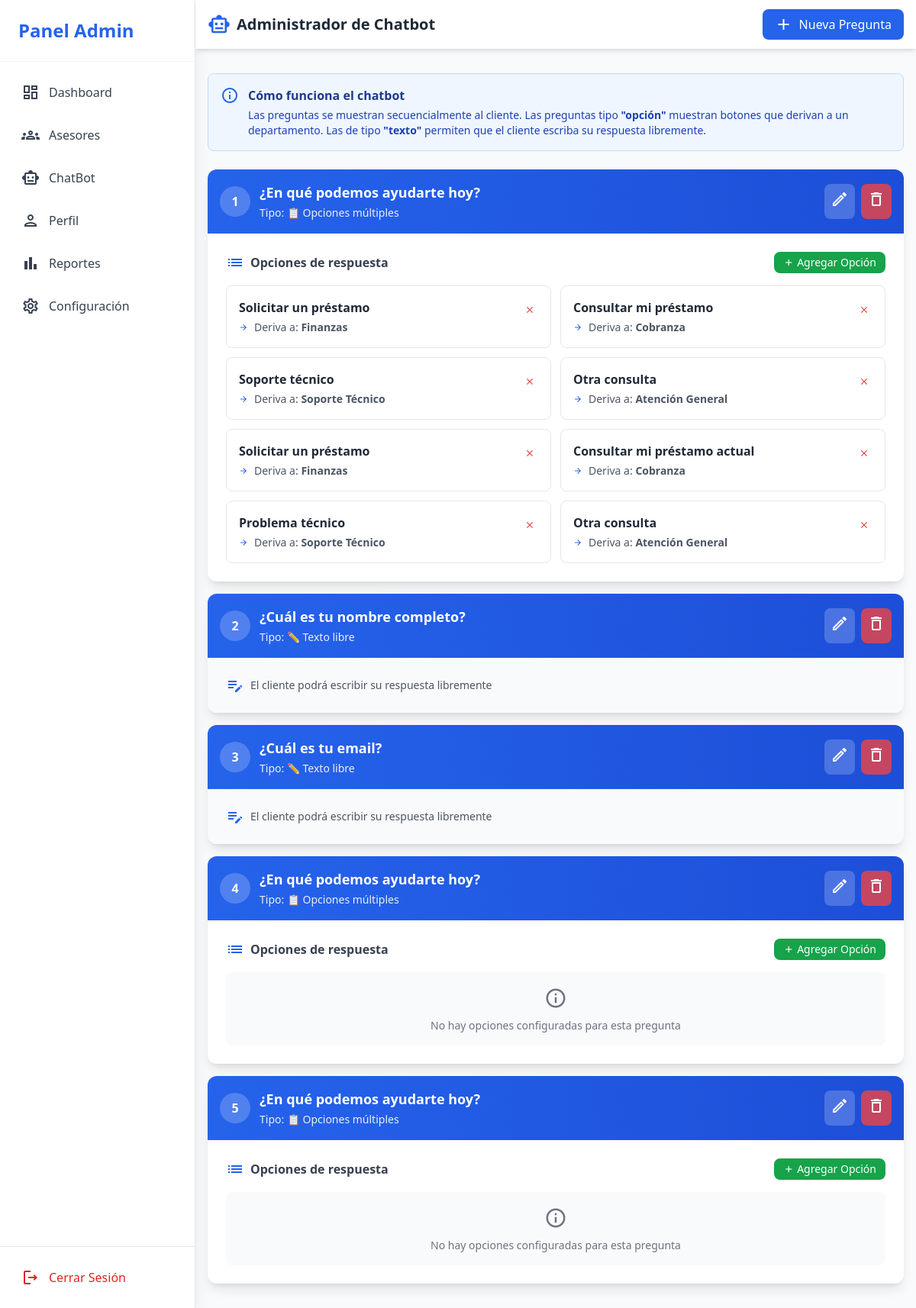
The app's page /chatbot.php with its own data.
### tables this page shows
CREATE TABLE `chatbot_flujo` (
  `id` int(11) NOT NULL,
  `pregunta` text NOT NULL,
  `tipo` enum('opcion','texto') DEFAULT 'opcion'
);

CREATE TABLE `chatbot_opciones` (
  `id` int(11) NOT NULL,
  `flujo_id` int(11) NOT NULL,
  `texto` varchar(255) NOT NULL,
  `departamento_id` int(11) NOT NULL
);

CREATE TABLE `departamentos` (
  `id` int(11) NOT NULL,
  `nombre` varchar(100) NOT NULL
);

### chatbot.php (the view, shortened to what this page needs)
<?php
require_once 'backend/connection.php';
$stmt = $pdo->query("SELECT * FROM chatbot_flujo ORDER BY id ASC");
$preguntas = $stmt->fetchAll(PDO::FETCH_ASSOC);
foreach ($preguntas as &$pregunta) {
    $stmt = $pdo->prepare("
        SELECT co.*, d.nombre as departamento_nombre
        FROM chatbot_opciones co
        LEFT JOIN departamentos d ON co.departamento_id = d.id
        WHERE co.flujo_id = ?
        ORDER BY co.id
    ");
    $stmt->execute([$pregunta['id']]);
    $pregunta['opciones'] = $stmt->fetchAll(PDO::FETCH_ASSOC);
}
?>
<!DOCTYPE html>
<html lang="es">
<head>
    <script src="https://cdn.tailwindcss.com"></script>
</head>
<body class="bg-gray-50">
    <?php include 'sidebar.php'; ?>
    <div class="ml-64">
        <nav class="bg-white shadow-md sticky top-0 z-40">
            <div class="max-w-7xl mx-auto px-4 py-3 flex justify-between items-center">
                <div class="flex items-center gap-2">
                    <span class="material-icons-outlined text-blue-600 text-3xl">smart_toy</span>
                    <span class="text-xl font-bold text-gray-800">Administrador de Chatbot</span>
                </div>
                <button onclick="openModal('createQuestionModal')" class="px-4 py-2 bg-blue-600 text-white rounded-lg hover:bg-blue-700 transition flex items-center gap-2">
                    <span class="material-icons-outlined">add</span>
                    Nueva Pregunta
                </button>
            </div>
        </nav>
        <div class="max-w-7xl mx-auto px-4 py-8">
            <div class="bg-blue-50 border border-blue-200 rounded-lg p-4 mb-6">
                <div class="flex items-start gap-3">
                    <span class="material-icons-outlined text-blue-600">info</span>
                    <div>
                        <h3 class="font-semibold text-blue-900 mb-1">Cómo funciona el chatbot</h3>
                        <p class="text-sm text-blue-800">
                            Las preguntas se muestran secuencialmente al cliente. Las preguntas tipo <strong>"opción"</strong>
                            muestran botones que derivan a un departamento. Las de tipo <strong>"texto"</strong> permiten
                            que el cliente escriba su respuesta libremente.
                        </p>
                    </div>
                </div>
            </div>
            <div class="space-y-4" id="questions-list">
                <?php if (empty($preguntas)): ?>
                <div class="bg-white rounded-xl shadow-lg p-12 text-center">
                    <span class="material-icons-outlined text-gray-400 text-6xl mb-4">quiz</span>
                    <h3 class="text-xl font-semibold text-gray-600 mb-2">No hay preguntas configuradas</h3>
                    <p class="text-gray-500 mb-6">Crea la primera pregunta para comenzar a configurar tu chatbot</p>
                    <button onclick="openModal('createQuestionModal')" class="px-6 py-3 bg-blue-600 text-white rounded-lg hover:bg-blue-700 transition">
                        Crear Primera Pregunta
                    </button>
                </div>
                <?php else: ?>
                    <?php foreach ($preguntas as $index => $pregunta): ?>
                    <div class="bg-white rounded-xl shadow-lg overflow-hidden" data-id="<?php echo $pregunta['id']; ?>">
                        <div class="bg-gradient-to-r from-blue-600 to-blue-700 p-4 flex justify-between items-center">
                            <div class="flex items-center gap-3 text-white">
                                <span class="bg-white bg-opacity-20 rounded-full w-10 h-10 flex items-center justify-center font-bold">
                                    <?php echo $index + 1; ?>
                                </span>
                                <div>
                                    <h3 class="font-semibold text-lg"><?php echo htmlspecialchars($pregunta['pregunta']); ?></h3>
                                    <span class="text-sm opacity-90">
                                        Tipo: <?php echo $pregunta['tipo'] === 'opcion' ? '📋 Opciones múltiples' : '✏️ Texto libre'; ?>
                                    </span>
                                </div>
                            </div>
                            <div class="flex gap-2">
                                <button onclick='editQuestion(<?php echo json_encode($pregunta); ?>)'
                                        class="bg-white bg-opacity-20 hover:bg-opacity-30 text-white p-2 rounded-lg transition">
                                    <span class="material-icons-outlined">edit</span>
                                </button>
                                <button onclick="deleteQuestion(<?php echo $pregunta['id']; ?>)"
                                        class="bg-red-500 bg-opacity-80 hover:bg-opacity-100 text-white p-2 rounded-lg transition">
                                    <span class="material-icons-outlined">delete</span>
                                </button>
                            </div>
                        </div>
                        <?php if ($pregunta['tipo'] === 'opcion'): ?>
                        <div class="p-6">
                            <div class="flex justify-between items-center mb-4">
                                <h4 class="font-semibold text-gray-700 flex items-center gap-2">
                                    <span class="material-icons-outlined text-blue-600">list</span>
                                    Opciones de respuesta
                                </h4>
                                <button onclick="openOptionModal(<?php echo $pregunta['id']; ?>)"
                                        class="px-3 py-1 bg-green-600 text-white text-sm rounded-lg hover:bg-green-700 transition flex items-center gap-1">
                                    <span class="material-icons-outlined text-sm">add</span>
                                    Agregar Opción
                                </button>
                            </div>
                            <?php if (empty($pregunta['opciones'])): ?>
                            <div class="bg-gray-50 rounded-lg p-4 text-center text-gray-500">
                                <span class="material-icons-outlined text-3xl mb-2">info</span>
                                <p class="text-sm">No hay opciones configuradas para esta pregunta</p>
                            </div>
                            <?php else: ?>
                            <div class="grid grid-cols-1 md:grid-cols-2 gap-3">
                                <?php foreach ($pregunta['opciones'] as $opcion): ?>
                                <div class="border border-gray-200 rounded-lg p-4 hover:shadow-md transition">
                                    <div class="flex justify-between items-start">
                                        <div class="flex-1">
                                            <p class="font-semibold text-gray-800 mb-1"><?php echo htmlspecialchars($opcion['texto']); ?></p>
                                            <div class="flex items-center gap-2 text-sm">
                                                <span class="material-icons-outlined text-xs text-blue-600">arrow_forward</span>
                                                <span class="text-gray-600">Deriva a: <strong><?php echo htmlspecialchars($opcion['departamento_nombre']); ?></strong></span>
                                            </div>
                                        </div>
                                        <button onclick="deleteOption(<?php echo $opcion['id']; ?>)"
                                                class="text-red-500 hover:bg-red-50 p-1 rounded transition">
                                            <span class="material-icons-outlined text-sm">close</span>
                                        </button>
                                    </div>
                                </div>
                                <?php endforeach; ?>
                            </div>
                            <?php endif; ?>
                        </div>
                        <?php else: ?>
                        <div class="p-6 bg-gray-50">
                            <p class="text-sm text-gray-600 flex items-center gap-2">
                                <span class="material-icons-outlined text-blue-600">edit_note</span>
                                El cliente podrá escribir su respuesta libremente
                            </p>
                        </div>
                        <?php endif; ?>
                    </div>
                    <?php endforeach; ?>
                <?php endif; ?>
            </div>
        </div>
    </div>
</body>
</html>

### sidebar.php (shortened to what this page needs)
<aside class="w-64 h-screen bg-white shadow-xl fixed left-0 top-0 flex flex-col border-r border-gray-200">
    <div class="p-6 border-b border-gray-100">
        <h1 class="text-2xl font-bold text-blue-600">Panel Admin</h1>
    </div>
    <nav class="flex-1 overflow-y-auto p-4">
        <ul class="space-y-2">
            <li>
                <a href="dashboard.php" class="flex items-center p-3 rounded-lg text-gray-700 hover:bg-blue-50 hover:text-blue-600 transition">
                    <span class="material-icons-outlined mr-3">dashboard</span>
                    Dashboard
                </a>
            </li>
            <li>
                <a href="asesores.php" class="flex items-center p-3 rounded-lg text-gray-700 hover:bg-blue-50 hover:text-blue-600 transition">
                    <span class="material-icons-outlined mr-3">groups</span>
                    Asesores
                </a>
            </li>
            <li>
                <a href="chatbot.php" class="flex items-center p-3 rounded-lg text-gray-700 hover:bg-blue-50 hover:text-blue-600 transition">
                    <span class="material-icons-outlined mr-3">smart_toy</span>
                    ChatBot
                </a>
            </li>
            <li>
                <a href="perfil.php" class="flex items-center p-3 rounded-lg text-gray-700 hover:bg-blue-50 hover:text-blue-600 transition">
                    <span class="material-icons-outlined mr-3">person</span>
                    Perfil
                </a>
            </li>
            <li>
                <a href="reportes.php" class="flex items-center p-3 rounded-lg text-gray-700 hover:bg-blue-50 hover:text-blue-600 transition">
                    <span class="material-icons-outlined mr-3">bar_chart</span>
                    Reportes
                </a>
            </li>
            <li>
                <a href="configuracion.php" class="flex items-center p-3 rounded-lg text-gray-700 hover:bg-blue-50 hover:text-blue-600 transition">
                    <span class="material-icons-outlined mr-3">settings</span>
                    Configuración
                </a>
            </li>
        </ul>
    </nav>
    <div class="p-4 border-t border-gray-200">
        <a href="logout.php" class="flex items-center p-3 rounded-lg text-red-600 hover:bg-red-50 transition">
            <span class="material-icons-outlined mr-3">logout</span>
            Cerrar Sesión
        </a>
    </div>
</aside>

### records on screen
chatbot_flujo: pregunta "¿En qué podemos ayudarte hoy?", tipo "📋 Opciones múltiples"
chatbot_opciones: texto "Solicitar un préstamo", departamento.nombre "Finanzas"
chatbot_opciones: texto "Consultar mi préstamo", departamento.nombre "Cobranza"
chatbot_opciones: texto "Soporte técnico", departamento.nombre "Soporte Técnico"
chatbot_opciones: texto "Otra consulta", departamento.nombre "Atención General"
chatbot_opciones: texto "Solicitar un préstamo", departamento.nombre "Finanzas"
chatbot_opciones: texto "Consultar mi préstamo actual", departamento.nombre "Cobranza"
chatbot_opciones: texto "Problema técnico", departamento.nombre "Soporte Técnico"
chatbot_opciones: texto "Otra consulta", departamento.nombre "Atención General"
chatbot_flujo: pregunta "¿Cuál es tu nombre completo?", tipo "✏️ Texto libre", shows "El cliente podrá escribir su respuesta libremente"
chatbot_flujo: pregunta "¿Cuál es tu email?", tipo "✏️ Texto libre", shows "El cliente podrá escribir su respuesta libremente"
chatbot_flujo: pregunta "¿En qué podemos ayudarte hoy?", tipo "📋 Opciones múltiples", shows "No hay opciones configuradas para esta pregunta"
